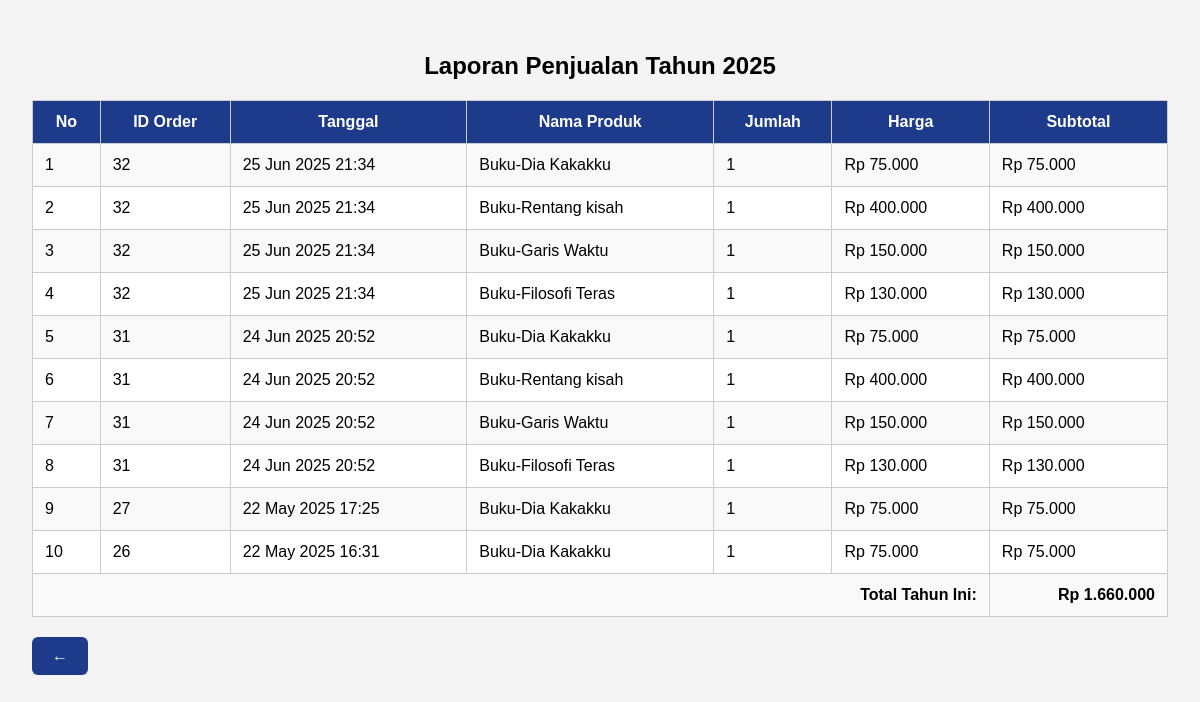
Page /admin/laporan_tahunan.php (signed in) on the committed database.
### tables this page shows
CREATE TABLE `order_details` (
  `order_detail_id` int(11) NOT NULL,
  `order_id` int(11) NOT NULL,
  `product_id` int(11) NOT NULL,
  `quantity` int(11) NOT NULL DEFAULT 1,
  `price` decimal(12,2) NOT NULL,
  `subtotal` decimal(12,2) NOT NULL
);

CREATE TABLE `orders` (
  `order_id` int(11) NOT NULL,
  `user_id` int(11) NOT NULL,
  `order_date` datetime DEFAULT current_timestamp(),
  `status` enum('pending','processing','shipped','completed','cancelled') DEFAULT 'pending',
  `total_amount` decimal(12,2) NOT NULL,
  `shipping_address` text NOT NULL,
  `phone` varchar(20) DEFAULT NULL,
  `created_at` timestamp NOT NULL DEFAULT current_timestamp(),
  `updated_at` timestamp NOT NULL DEFAULT current_timestamp() ON UPDATE current_timestamp()
);

CREATE TABLE `products` (
  `product_id` int(11) NOT NULL,
  `name` varchar(150) NOT NULL,
  `description` text DEFAULT NULL,
  `price` decimal(12,2) NOT NULL,
  `stock` int(11) NOT NULL DEFAULT 0,
  `image_url` varchar(255) DEFAULT NULL,
  `created_at` timestamp NOT NULL DEFAULT current_timestamp()
);

### admin/laporan_tahunan.php (the view, shortened to what this page needs)
<?php
$koneksi = new mysqli("localhost", "root", "", "toko_buku");
$tahun_ini = date('Y');
$sql = "
SELECT o.order_id, o.order_date, p.name AS nama_produk, od.quantity, od.price, od.subtotal
FROM orders o
JOIN order_details od ON o.order_id = od.order_id
JOIN products p ON od.product_id = p.product_id
WHERE YEAR(o.order_date) = ?
ORDER BY o.order_date DESC
";
$stmt = $koneksi->prepare($sql);
$stmt->bind_param("s", $tahun_ini);
$stmt->execute();
$result = $stmt->get_result();
?>
<!DOCTYPE html>
<html lang="id">
<head>
</head>
<body>
    <h2>Laporan Penjualan Tahun <?= date('Y') ?></h2>
    <table>
        <tr>
            <th>No</th>
            <th>ID Order</th>
            <th>Tanggal</th>
            <th>Nama Produk</th>
            <th>Jumlah</th>
            <th>Harga</th>
            <th>Subtotal</th>
        </tr>
        <?php
        $no = 1; $total = 0;
        while ($row = $result->fetch_assoc()):
            $total += $row['subtotal'];
        ?>
        <tr>
            <td><?= $no++ ?></td>
            <td><?= $row['order_id'] ?></td>
            <td><?= date('d M Y H:i', strtotime($row['order_date'])) ?></td>
            <td><?= htmlspecialchars($row['nama_produk']) ?></td>
            <td><?= $row['quantity'] ?></td>
            <td>Rp <?= number_format($row['price'], 0, ',', '.') ?></td>
            <td>Rp <?= number_format($row['subtotal'], 0, ',', '.') ?></td>
        </tr>
        <?php endwhile; ?>
        <tr>
            <td colspan="6" class="total">Total Tahun Ini:</td>
            <td class="total">Rp <?= number_format($total, 0, ',', '.') ?></td>
        </tr>
    </table>
    <a href="dashboard.php" class="kembali">←</a>
</body>
</html>

### admin/laporan_tahunan.php (style rules this page uses)
body { font-family: Arial, sans-serif; padding: 24px; background: #f4f4f4; }
h2 { text-align: center; }
table { width: 100%; border-collapse: collapse; background: #fff; }
th, td { padding: 12px; border: 1px solid #ccc; }
th { background-color: #1e3a8a; color: white; }
tr:nth-child(even) { background: #f9f9f9; }
.total { text-align: right; font-weight: bold; }
.kembali { margin-top: 20px; display: inline-block; background: #1e3a8a; color: white; padding: 10px 20px; text-decoration: none; border-radius: 6px; }

### rows in the picture
order_details: order.order_id "32", order.order_date "25 Jun 2025 21:34", product.name "Buku-Dia Kakakku", quantity "1", price "75.000", subtotal "75.000"
order_details: order.order_id "32", order.order_date "25 Jun 2025 21:34", product.name "Buku-Rentang kisah", quantity "1", price "400.000", subtotal "400.000"
order_details: order.order_id "32", order.order_date "25 Jun 2025 21:34", product.name "Buku-Garis Waktu", quantity "1", price "150.000", subtotal "150.000"
order_details: order.order_id "32", order.order_date "25 Jun 2025 21:34", product.name "Buku-Filosofi Teras", quantity "1", price "130.000", subtotal "130.000"
order_details: order.order_id "31", order.order_date "24 Jun 2025 20:52", product.name "Buku-Dia Kakakku", quantity "1", price "75.000", subtotal "75.000"
order_details: order.order_id "31", order.order_date "24 Jun 2025 20:52", product.name "Buku-Rentang kisah", quantity "1", price "400.000", subtotal "400.000"
order_details: order.order_id "31", order.order_date "24 Jun 2025 20:52", product.name "Buku-Garis Waktu", quantity "1", price "150.000", subtotal "150.000"
order_details: order.order_id "31", order.order_date "24 Jun 2025 20:52", product.name "Buku-Filosofi Teras", quantity "1", price "130.000", subtotal "130.000"
order_details: order.order_id "27", order.order_date "22 May 2025 17:25", product.name "Buku-Dia Kakakku", quantity "1", price "75.000", subtotal "75.000"
order_details: order.order_id "26", order.order_date "22 May 2025 16:31", product.name "Buku-Dia Kakakku", quantity "1", price "75.000", subtotal "75.000"

### other values in the picture
$total "1.660.000"
